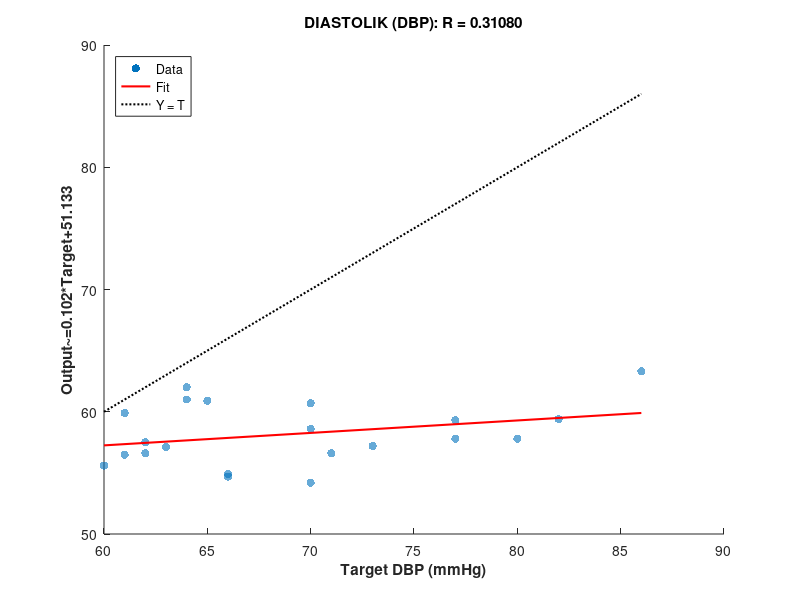

The MATLAB source for this figure:
clear; clc; close all;

% all_actual = [86, 61, 64, 71, 70, 66, 66, 62, 64, 65, 70, 61, 60, 77, 63, 73, 80, 77, 62, 70, 99, 82];
% all_pred   = [63.3, 59.9, 61.0, 56.6, 58.6, 54.7, 54.9, 57.5, 62.0, 60.9, 60.7, 56.5, 55.6, 59.3, 57.1, 57.2, 57.8, 57.8, 56.6, 54.2, 55.3, 59.4];
all_actual = [86, 61, 64, 71, 70, 66, 66, 62, 64, 65, 70, 61, 60, 77, 63, 73, 80, 77, 62, 70, 82];
all_pred   = [63.3, 59.9, 61.0, 56.6, 58.6, 54.7, 54.9, 57.5, 62.0, 60.9, 60.7, 56.5, 55.6, 59.3, 57.1, 57.2, 57.8, 57.8, 56.6, 54.2, 59.4];

err = all_pred - all_actual;

RMSE = sqrt(mean(err.^2));
MAE = mean(abs(err));
MAPE = mean(abs(err ./ all_actual)) * 100;
R = corrcoef(all_actual, all_pred);
R = R(1,2);

mean_diff = mean(err);
sd_diff = std(err);

fprintf('SISTOLIK (SBP):\n');
fprintf('\tR\t\t\t: %.4f\t\n', R);
fprintf('\tRMSE\t\t: %.2f\tmmHg\n', RMSE);
fprintf('\tMAE\t\t\t: %.2f\tmmHg\n', MAE);
fprintf('\tMAPE\t\t: %.2f\t%%\n', MAPE);
fprintf('\tMean Diff\t: %.2f mmHg\n', mean_diff);
fprintf('\tSD Diff\t\t: %.2f mmHg\n', sd_diff);


figure();
% h1 = scatter(all_actual, all_pred);
h1 = scatter(all_actual, all_pred, 'filled', 'MarkerFaceAlpha', 0.6);
hold on;

% Garis fit linear
coef_sbp = polyfit(all_actual, all_pred, 1);
x_fit = [min(all_actual), max(all_actual)];
y_fit = polyval(coef_sbp, x_fit);
h2 = plot(x_fit, y_fit, 'r-', 'LineWidth', 1.5);

% Garis Y = T (ideal)
h3 = plot(x_fit, x_fit, 'k:', 'LineWidth', 1.5);

% Judul, legend, label
title(sprintf('DIASTOLIK (DBP): R = %.5f', R));
legend([h1, h2, h3], {'Data', 'Fit', 'Y = T'}, 'Location', 'northwest');
xlabel('Target DBP (mmHg)', 'FontWeight', 'bold');
ylabel(sprintf('Output~=%.3f*Target+%.3f', coef_sbp(1), coef_sbp(2)), 'FontWeight', 'bold');

% Batas sumbu
% xlim([min(all_actual), max(all_actual)]);
% ylim([min(all_pred), max(all_pred)]);
hold off;
